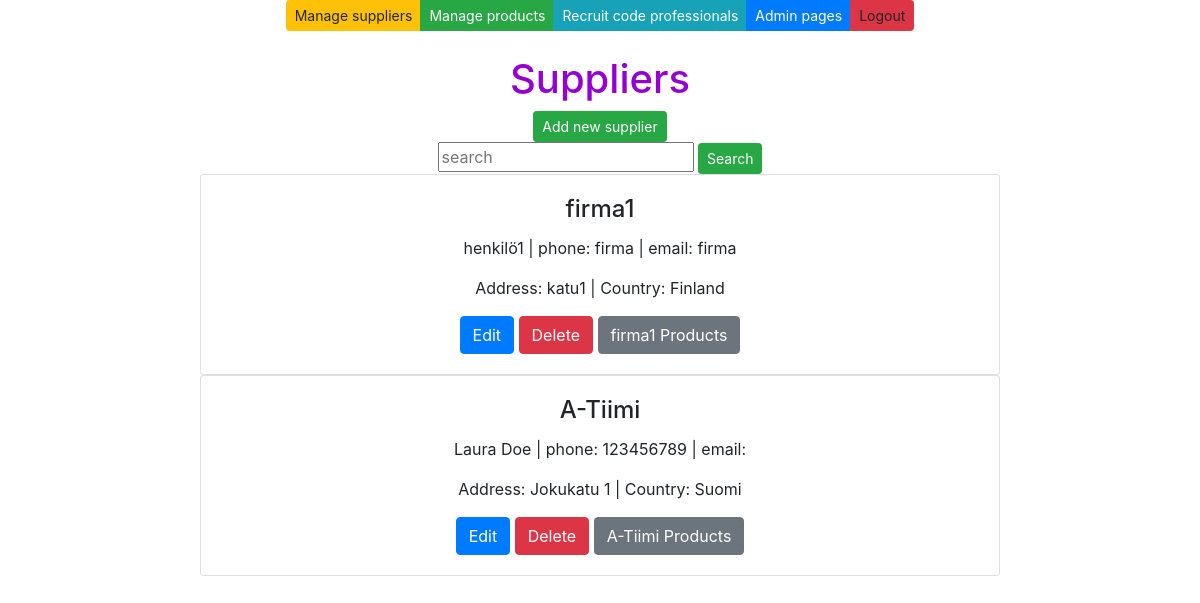
Screenshot of /suppliers/ with the database file from the repository.
### app/models.py (models this page shows, shortened)
class Supplier(models.Model):
    companyname = models.CharField(max_length = 50, default="firma")
    contactname = models.CharField(max_length = 50, default="firma")
    address = models.CharField(max_length = 100, default="firma")
    phone = models.CharField(max_length = 20, default="firma")
    email = models.CharField(max_length = 50, default="firma")
    country = models.CharField(max_length = 50, default="firma")

### app/views.py (the view)
# urls.py: path('suppliers/', supplierlistview),
def supplierlistview(request):
    supplierlist = Supplier.objects.all()
    context = {'suppliers': supplierlist}
    return render (request,"supplierlist.html",context)

### app/templates/supplierlist.html (shortened to what this page needs)
{% extends 'index.html' %}
{% block content %}
<br />
<br />
<h1 style="color: darkviolet">Suppliers</h1>
<button id="add-btn" class="btn btn-success btn-sm" onclick="showaddform()">Add new supplier</button>
        <form method="post" action="/search-suppliers/">
            <input class="card-text" class="card-text" type="text" placeholder="search" name="search">
            <input type="submit" value="Search" class="btn btn-success btn-sm" name="">
        </form>
{% for s in suppliers %}
<div class="card" style="width: 50rem;">
    <div class="card-body">
        <h4 class="card-title">{{s.companyname}}</h4>
        <p class="card-text">{{s.contactname}} | phone: {{s.phone}} | email: {{s.email}} </p>
        <p class="card-text">Address: {{s.address}} | Country: {{s.country}}</p>
        <a href="/edit-supplier-get/{{s.id}}/" class="btn btn-primary">Edit</a>
        <a href="/confirm-delete-supplier/{{s.id}}/" class="btn btn-danger">Delete</a>
        <a href="/products-by-supplier/{{s.id}}/" class="btn btn-secondary">{{s.companyname}} Products</a>
    </div>
</div>
{%endfor%}
{% endblock %}

### rows the page displays
Supplier: companyname "firma1", contactname "henkilö1", phone "firma", email "firma", address "katu1", country "Finland"
Supplier: companyname "A-Tiimi", contactname "Laura Doe", phone "123456789", address "Jokukatu 1", country "Suomi"
